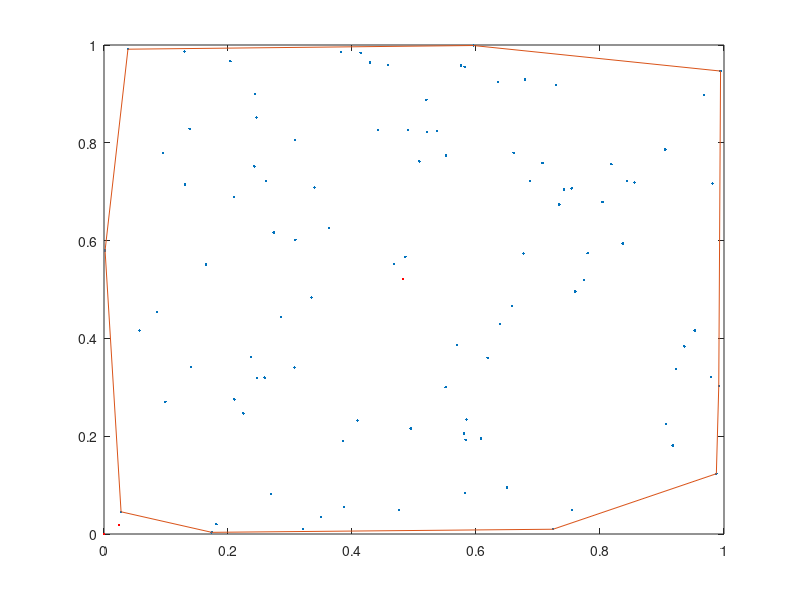

Reproduce this figure in MATLAB.
% Main execution file

% For the moment, all of the code will be in this file

n_points = 100;

% TODO: load data from a file
points_x = rand(n_points, 1);
points_y = rand(n_points, 1);

% K-means algorithm

k = 3; % number of clusters
max_iter = 10; % rounds to run algorithm

% choose centroids to be actual points
start_points = randsample(1:n_points, k);

centroids_x = points_x(start_points);
centroids_y = points_y(start_points);

for i = 1:max_iter
    distances = zeros(k, n_points);
    
    for centroid_index = 1:k
        for point_index = 1:n_points
            % TODO: make this line readable
            distances(centroid_index, point_index) = sqrt((centroids_x(centroid_index) - points_x(point_index))^2 + (centroids_y(centroid_index) - points_y(point_index))^2);
        end
    end
    
    centroid_assignment = zeros(n_points, 1);
    
    for point_index = 1:n_points
        [~, centroid_index] = max(distances(:, point_index));
        
        centroid_assignment(point_index) = centroid_index;
    end
    
    total_x = zeros(k, 1);
    total_y = zeros(k, 1);
    
    for point_index = 1:n_points
        centroid_index = centroid_assignment(point_index);
        
        total_x(centroid_index) = total_x(centroid_index) + points_x(point_index);
        total_y(centroid_index) = total_y(centroid_index) + points_y(point_index);
    end
    
    centroids_x = total_x / n_points;
    centroids_y = total_y / n_points;
    
end

%

convhull_indexes = convhull(points_x, points_y);

plot(points_x, points_y, '.')

hold on

plot(points_x(convhull_indexes), points_y(convhull_indexes))
plot(centroids_x, centroids_y, 'r.')

hold off
